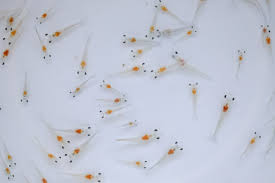
//> input picture Bài_Viết chương trình đếm số con tôm giống trong ảnh/tomgiong3.jfif, 275 x 183 px
$ ./dem_tom_34   (built with g++ and OpenCV 4)
//> lines starting //> are read from the running program, lines starting //| are printed output that depends on the picture; after the words box and inside, x2 and y2 are one past the last pixel; in counts of white or black regions, pixels touching at a corner belong together
#include<iostream>
#include<opencv2/core/core.hpp>
#include<opencv2/highgui/highgui.hpp>
#include<opencv2/imgproc/imgproc.hpp>

using namespace std;
using namespace cv;

int main() {
	//read image from the path
	Mat src = imread("tomgiong3.jfif");
//> src is the input picture: 183 rows x 275 cols, CV_8UC3; mean B, G, R 210.9, 197, 192.4

	//convert image to grayScale
	Mat gray;
	cvtColor(src, gray, COLOR_BGR2GRAY);
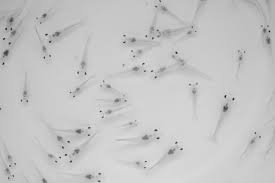
//> gray: 183 rows x 275 cols, CV_8UC1; min 17, max 228, mean 197.3

	//Apply GaussianBlur to reduce noise and smooth image
	Mat blurred_image;
	GaussianBlur(gray, blurred_image, Size(5, 5), 0);

	//Detect edges using Canny
	Mat edges;
	Canny(blurred_image, edges, 50, 70);
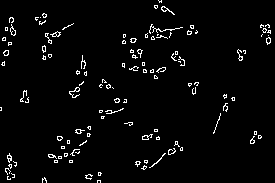
//> edges: 183 rows x 275 cols, CV_8UC1; 3.3% white in thin lines or dots
	imshow("Edges image by canny", edges);

	//Dilate to increases the size of detected edges
	Mat dilated;
	dilate(edges, dilated, Mat(), Point(-1, -1), 2);
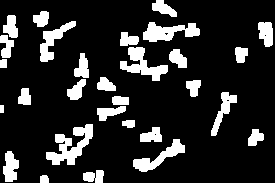
//> dilated: 183 rows x 275 cols, CV_8UC1; 16.2% white; 29 white regions
	imshow("image dilated", dilated);

	//Find contours in the dilated image
	vector<vector<Point>> contours;
	findContours(dilated, contours, RETR_EXTERNAL, CHAIN_APPROX_SIMPLE);
//> contours = 29 contours; largest, box (x1, y1, x2, y2) and area: (46, 124, 93, 165) 755, (120, 47, 168, 81) 594, (143, 22, 200, 42) 588, (133, 139, 185, 172) 504, (40, 21, 76, 62) 446

	//Draw contours on the original image
	drawContours(src, contours, -1, Scalar(0, 255, 0), 1);
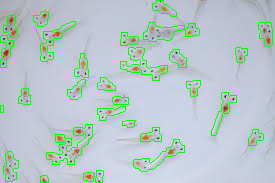
//> src: 183 rows x 275 cols, CV_8UC3; 4.47% of pixels changed, all inside (x1, y1, x2, y2) = (0, 0, 273, 183)

	//Count the number of shrimps
	int num_shrimps = contours.size();
//> num_shrimps = 29
	cout << "Number of Shrimps is: " << num_shrimps << endl;
//| Number of Shrimps is: 29

	imshow("result", src);
	while(true)
		waitKey(0);
	return 0;
}

$ run again, with Bài_Viết chương trình đếm số con tôm giống trong ảnh/tomgiong1.jfif copied over Bài_Viết chương trình đếm số con tôm giống trong ảnh/tomgiong3.jfif
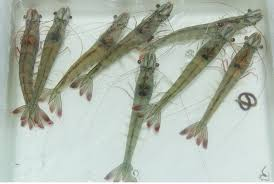
//> input picture Bài_Viết chương trình đếm số con tôm giống trong ảnh/tomgiong1.jfif, 274 x 184 px
//> src is the input picture: 184 rows x 274 cols, CV_8UC3; mean B, G, R 172.4, 183.9, 175.3
//> `Canny(blurred_image, edges, 50, 70);`:
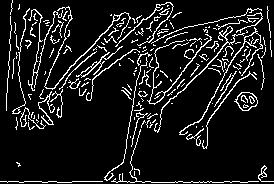
//> edges: 184 rows x 274 cols, CV_8UC1; 10.5% white in thin lines or dots
//> dilated: 184 rows x 274 cols, CV_8UC1; 47.5% white; 4 white regions
//> contours = 4 contours; box (x1, y1, x2, y2) and area: (0, 0, 274, 184) 24524, (232, 90, 260, 113) 470, (14, 160, 23, 169) 52, (16, 2, 22, 12) 41
//> `drawContours(src, contours, -1, Scalar(0, 255, 0), 1);`:
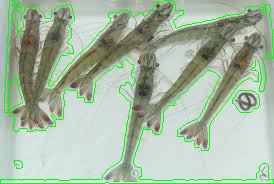
//> src: 184 rows x 274 cols, CV_8UC3; 4.53% of pixels changed, all inside (x1, y1, x2, y2) = (0, 0, 274, 184)
//> num_shrimps = 4
//| Number of Shrimps is: 4

$ run again, with Bài_Viết chương trình đếm số con tôm giống trong ảnh/tomgiong297.jfif copied over Bài_Viết chương trình đếm số con tôm giống trong ảnh/tomgiong3.jfif
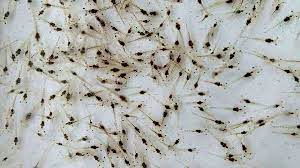
//> input picture Bài_Viết chương trình đếm số con tôm giống trong ảnh/tomgiong297.jfif, 300 x 168 px
//> src is the input picture: 168 rows x 300 cols, CV_8UC3; mean B, G, R 173, 176.8, 175.7
//> `Canny(blurred_image, edges, 50, 70);`:
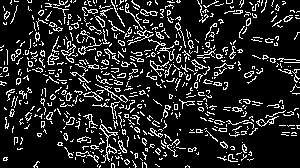
//> edges: 168 rows x 300 cols, CV_8UC1; 14.9% white in thin lines or dots
//> dilated: 168 rows x 300 cols, CV_8UC1; 67% white; 132 black regions (91 under 20 px)
//> contours = 9 contours; largest, box (x1, y1, x2, y2) and area: (0, 0, 300, 168) 33972, (250, 53, 300, 97) 744, (1, 0, 21, 27) 337, (249, 34, 281, 48) 264, (277, 123, 300, 138) 250
//> `drawContours(src, contours, -1, Scalar(0, 255, 0), 1);`:
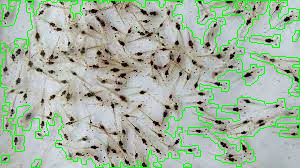
//> src: 168 rows x 300 cols, CV_8UC3; 6.14% of pixels changed, all inside (x1, y1, x2, y2) = (0, 0, 300, 168)
//> num_shrimps = 9
//| Number of Shrimps is: 9
